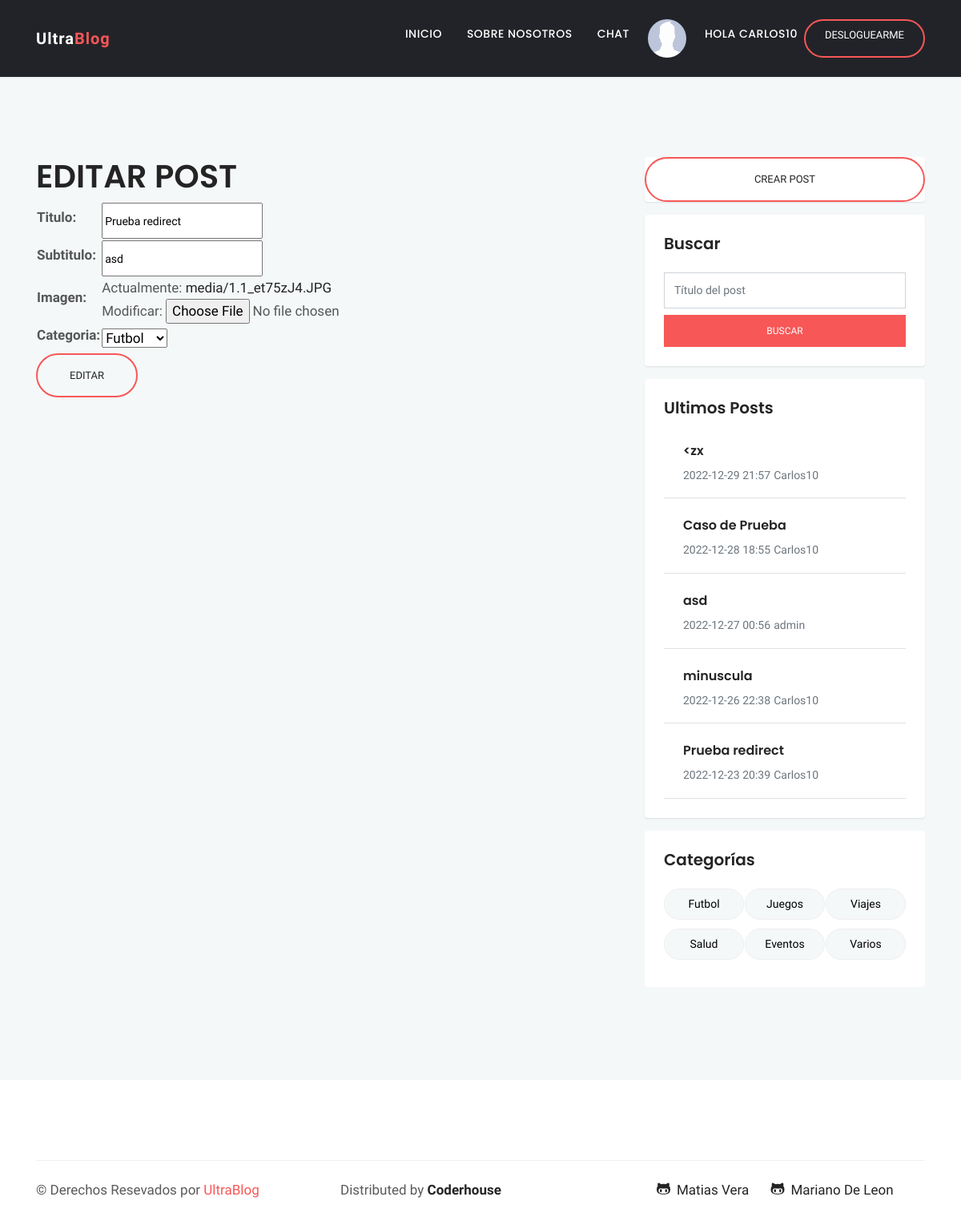
The app's page /Blog/editar_post/25 (signed in) with its own data.
### Blog/models.py (models this page shows, shortened)
class Post(models.Model):
    titulo = models.CharField(max_length=20)
    subtitulo = models.CharField(max_length=50)
    cuerpo = RichTextField(verbose_name="Contenido")
    autor = models.ForeignKey(User, on_delete=models.CASCADE)
    fecha = models.DateTimeField()
    imagen = models.ImageField(upload_to='media')
    Categorias = (
    ("Futbol", "Futbol"),
    ("Juegos", "Juegos"),
    ("Viajes", "Viajes"),
    ("Salud", "Salud"),
    ("Eventos", "Eventos"),
    ("Varios", "Varios"),
    )
    categoria = models.CharField(max_length=9, choices=Categorias, default="Varios")

### Blog/views.py (the view)
# urls.py: path("editar_post/<id>", editar_post, name="_editarpost"),
@login_required
def editar_post(request,id):
    post=Post.objects.get(id=id)
    if (request.user.id == post.autor.id) or request.user.is_superuser:
        if request.method=="POST":
            form=PostEditForm(request.POST, request.FILES)
            if form.is_valid():
                info=form.cleaned_data
                post.titulo=info["titulo"]
                post.subtitulo=info["subtitulo"]
                post.cuerpo=info["cuerpo"]
                post.categoria = info["categoria"]
                if len(request.FILES) != 0:
                    post.imagen=request.FILES["imagen"]
                post.save()
                return redirect('/')
            else:
                return render(request, "editar_post.html", {"form":form, "mensaje":"Error al editar el post", "post":post})
        else:
            form= PostForm(initial={"titulo":post.titulo, "subtitulo":post.subtitulo, "cuerpo":post.cuerpo, "imagen":post.imagen, "categoria":post.categoria})
            return render(request, "editar_post.html", {"form":form, "post":post})
    else:
        return render(request, "editar_post.html", {"mensaje":"Usted no es el Autor de este Post.", "post":post})

### Blog/forms.py
class PostForm(forms.Form):
    titulo = forms.CharField(max_length=20)
    subtitulo = forms.CharField(max_length=50)
    cuerpo = RichTextFormField()
    imagen = forms.ImageField(label="Imagen")
    Categorias = (
    ("FUTBOL", "Futbol"),
    ("JUEGOS", "Juegos"),
    ("VIAJES", "Viajes"),
    ("SALUD", "Salud"),
    ("EVENTOS", "Eventos"),
    ("VARIOS", "Varios"),
    )
    categoria = forms.ChoiceField(choices = Categorias)

### PF_Python/context_processors.py (called while the page is built)
def ObtenerRecientes (request):
    recientes = Post.objects.all().order_by('-fecha')[:5]
    return {"recientes": recientes}

def ObtenerAvatar(request):
    if request.user.is_authenticated:
        lista=Avatar.objects.filter(user=request.user)
        if len(lista)!=0:
            imagen=lista[0].imagen.url
        else:
            imagen="../../media/avatares/avatarpordefecto.png"
        return {"avatar":imagen}
    else:
        imagen="../../media/avatares/avatarpordefecto.png"
        return {"avatar":imagen}

### Blog/templates/editar_post.html
{% extends "padre.html" %}
{% block contenido %}
<h1>EDITAR POST</h1>
{% if mensaje %}
    {{mensaje}}
{%else%}
<form action="{% url '_editarpost' post.id %}" method="POST" enctype="multipart/form-data"> {% csrf_token %}
    <table >
        {{ form.as_table }}
    </table>
    <input type="submit" class="btn btn-solid-border btn-round-full" value="Editar">
</form>
{%endif%}
{% endblock %}

### Blog/templates/padre.html (shortened to what this page needs)
<!doctype html>
<html lang="en">
<head>
{% load static %}
<link href="{% static 'css/styles_chat.css' %}"rel="stylesheet" />
<link rel="stylesheet" href="{% static 'plugins/bootstrap/css/bootstrap.min.css' %}">
<link rel="stylesheet" href="{% static 'plugins/themify/css/themify-icons.css' %}">
<link rel="stylesheet" href="{% static 'plugins/fontawesome/css/all.css' %}">
<link rel="stylesheet" href="{% static 'plugins/magnific-popup/dist/magnific-popup.css' %}">
<link rel="stylesheet" href="{% static 'plugins/slick-carousel/slick/slick.css' %}">
<link rel="stylesheet" href="{% static 'plugins/slick-carousel/slick/slick-theme.css' %}" >
<link rel="stylesheet" href="{% static 'css/style.css' %}">
<link rel="stylesheet" href="{% static 'css/style_propio.css' %}">
</head>
<body>
<header class="navigation">
	<nav class="navbar navbar-expand-lg  py-4" id="navbar">
		<div class="container">
		<a class="navbar-brand" href="{% url '_inicio' %}">
		Ultra<span>Blog</span>
		</a>
		<div class="collapse navbar-collapse text-center" id="navbarsExample09">
			<ul class="navbar-nav ml-auto">
			<li class="nav-item active">
				<a class="nav-link" href="{% url '_inicio' %}">Inicio <span class="sr-only">(current)</span></a>
			</li>
			<li class="nav-item"><a class="nav-link" href="service.html">Sobre Nosotros</a></li>
			{% if user.is_authenticated %}
				<li class="nav-item"><a class="nav-link" href="{% url '_iniciochat' %}">CHAT</a></li>
				<li class="nav-item"><img style="border-radius: 50%; height: 48px; object-fit: cover; object-position: center; width: 48px;" src="{{ avatar }}" alt=""></li>
				<li class="nav-item"><a class="nav-link" href="{% url '_perfil' %}">Hola {{ user.username }}</a></li>
				<a class="btn btn-solid-border btn-round-full" href="{% url '_logout' %}">Desloguearme</a>
			{% endif %}
		</div>
		</div>
	</nav>
</header>
<div class="main-wrapper ">
<section class="section blog-wrap bg-gray">
    <div class="container">
        <div class="row">
            <div class="col-lg-8">
{% block contenido %}
{% endblock %}
</div>
	<div class="col-lg-4">
	<div class="sidebar-wrap">
		<div class="card mb-3 border-0" >
		{% if user.is_authenticated %}
			<a class="btn btn-solid-border btn-round-full"  href="{% url '_crearpost' %}">Crear Post</a>
		{% endif %}
		</div>
	<form action="{% url '_buscarpost' %}" method="GET">
		<div class="sidebar-widget search card p-4 mb-3 border-0">
			<h5 class="mb-4">Buscar</h5>
			<input type="text" class="form-control" placeholder="Título del post" name="busq_titulo" required id="busq_titulo">
			<input type="submit" class="btn btn-mian btn-small d-block mt-2" style="width : 100%" value="Buscar">
		</div>
	</form>
	<div class="sidebar-widget latest-post card border-0 p-4 mb-3">
		<h5>Ultimos Posts</h5>
		{% for reciente in recientes%}
        <div class="media border-bottom py-3">
            <a href="#"><img class="mr-4" src="" alt=""></a>
            <div class="media-body">
                <h6 class="my-2"><a href="{% url '_post' reciente.id %}">{{reciente.titulo}}</a></h6>
                <span class="text-sm text-muted">{{reciente.fecha|date:'Y-m-d H:i'}}</span>
				<a href = "{% url '_perfil'%}" class="text-sm text-muted">{{reciente.autor}}</a>
            </div>
        </div>
		{% endfor %}
	</div>
	<div class="sidebar-widget bg-white rounded tags p-4 mb-3">
		<h5 class="mb-4">Categorías</h5>
		<div class="grid-categoria">
			<form action="{% url '_buscarcategoria' %}" method="GET">
				<input class = "boton-categoria" type="submit"  style="width : 100%" value="Futbol">
			</form>
			<form action="{% url '_buscarcategoria' %}" method="GET">
				<input class = "boton-categoria" type="submit"  style="width : 100%" value="Juegos">
			</form>
			<form action="{% url '_buscarcategoria' %}" method="GET">
				<input class = "boton-categoria" type="submit"  style="width : 100%" value="Viajes">
			</form>
			<form action="{% url '_buscarcategoria' %}" method="GET">
				<input class = "boton-categoria" type="submit"  style="width : 100%" value="Salud">
			</form>
			<form action="{% url '_buscarcategoria' %}" method="GET">
				<input class = "boton-categoria" type="submit"  style="width : 100%" value="Eventos">
			</form>
			<form action="{% url '_buscarcategoria' %}" method="GET">
				<input class = "boton-categoria" type="submit"  style="width : 100%" value="Varios">
			</form>
		</div>
	</div>
</section>
<footer class="footer section">
	<div class="container">
		<div class="footer-btm pt-4">
			<div class="row">
				<div class="col-lg-4 col-md-12 col-sm-12">
					<div class="copyright">
						&copy; Derechos Resevados por <span class="text-color">UltraBlog</span>
					</div>
				</div>
				<div class="col-lg-4 col-md-12 col-sm-12">
					<div class="copyright">
					Distributed by  <a href="https://www.coderhouse.com/" target="_blank">Coderhouse</a>
					</div>
				</div>
				<div class="col-lg-4 col-md-12 col-sm-12 text-left text-lg-left">
					<ul class="list-inline footer-socials">
						<li class="list-inline-item"><a href="https://github.com/VeraMatias" target="_blank"><i class="ti-github mr-2"></i>Matias Vera</a></li>
						<li class="list-inline-item"><a href="https://github.com/MarianoDeLeonPerez" target="_blank"><i class="ti-github mr-2"></i>Mariano De Leon</a></li>
					</ul>
				</div>
			</div>
		</div>
	</div>
</footer>
    </div>
</body>
</html>

### static/css/styles_chat.css (style rules this page uses)
body { background-color: #f4f7f6; margin-top:20px; }
.card { background: #fff; transition: .5s; border: 0; margin-bottom: 30px; border-radius: .55rem; position: relative; width: 100%; box-shadow: 0 1px 2px 0 rgb(0 0 0 / 10%); }

### static/css/style.css (style rules this page uses)
html { overflow-x: hidden; }
body { line-height: 1.5; font-family: "Hind", serif; -webkit-font-smoothing: antialiased; font-size: 17px; color: rgba(0, 0, 0, 0.65); }
h1, .h1, h2, .h2, h3, .h3, h4, .h4, h5, .h5, h6, .h6 { font-family: "Poppins", sans-serif; font-weight: 600; color: #242424; }
h1, .h1 { font-size: 2.5rem; }
h5, .h5 { font-size: 1.25rem; }
h6, .h6 { font-size: 1rem; }
input[type="email"], input[type="password"], input[type="text"], input[type="tel"] { box-shadow: none; height: 45px; outline: none; font-size: 14px; }
.form-control { box-shadow: none; border-radius: 0; }
.btn { display: inline-block; font-size: 14px; font-size: 0.8125rem; font-weight: 400; padding: 1rem 2.5rem; text-transform: uppercase; border-radius: 0; transition: all 0.2s ease; }
.btn-main, .btn-transparent, .btn-small { background: #f75757; color: #fff; transition: all 0.2s ease; }
.btn-solid-border { border: 2px solid #f75757; background: transparent; color: #242424; }
.btn-small { padding: 10px 25px; font-size: 12px; }
.btn-round-full { border-radius: 50px; }
.bg-gray { background: #f5f8f9; }
.section { padding: 100px 0; }
.text-color { color: #f75757; }
.text-sm { font-size: 14px; }
a { color: #242424; text-decoration: none; }
#navbar { background: #222328; box-shadow: 0 1px 2px rgba(0, 0, 0, 0.05); }
#navbar li { padding-left: 15px; }
#navbar .nav-link { font-family: "Poppins", sans-serif; font-weight: 500; color: #fff; text-transform: uppercase; font-size: 14px; letter-spacing: .5px; transition: all .25s ease; }
#navbar .btn { padding: .5rem 1.5rem; color: #fff; }
.navbar-brand { color: #fff; font-weight: 600; letter-spacing: 1px; }
.navbar-brand span { color: #f75757; }
.footer { padding-bottom: 10px; }
.footer .copyright a { font-weight: 600; }
.footer-btm { border-top: 1px solid rgba(0, 0, 0, 0.06); }
.footer-socials li a { margin-left: 15px; }

### static/css/style_propio.css (style rules this page uses)
.boton-categoria { background: #f5f8f9; display: inline-block; padding: 8px 23px; border-radius: 38px; margin-bottom: 10px; border: 1px solid #eee; font-size: 14px; text-transform: capitalize; }
.grid-categoria { display: grid; gap: 1px; grid-template-columns: repeat(3, 1fr) }

### records on screen
Post: titulo "Prueba redirect", subtitulo "asd", categoria "Futbol"
Post: titulo "<zx", fecha "2022-12-29 21:57", autor "Carlos10"
Post: titulo "Caso de Prueba", fecha "2022-12-28 18:55", autor "Carlos10"
Post: titulo "asd", fecha "2022-12-27 00:56", autor "admin"
Post: titulo "minuscula", fecha "2022-12-26 22:38", autor "Carlos10"
Post: titulo "Prueba redirect", fecha "2022-12-23 20:39", autor "Carlos10"

### other values on screen
{{ user.username }} "CARLOS10"
